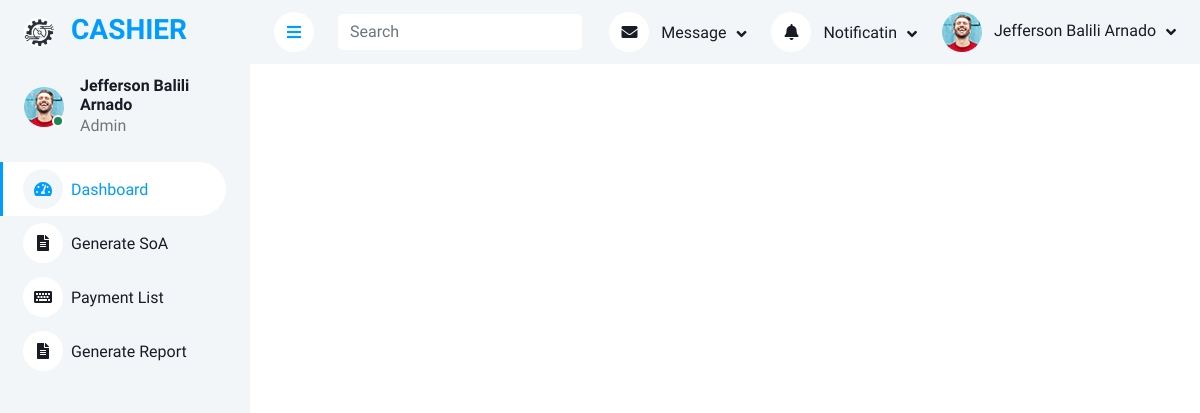
The page /cashier.php (signed in) on the database its author committed.
### tables this page shows
CREATE TABLE `user` (
  `id` int(50) NOT NULL,
  `firstname` varchar(50) NOT NULL,
  `middlename` varchar(50) NOT NULL,
  `lastname` varchar(50) NOT NULL,
  `block` int(50) NOT NULL,
  `lot` int(50) NOT NULL,
  `phase` int(30) NOT NULL,
  `username` varchar(30) NOT NULL,
  `password` varchar(500) NOT NULL,
  `emailadd` varchar(50) NOT NULL,
  `phonenum` bigint(12) NOT NULL,
  `address` varchar(50) NOT NULL,
  `postalcode` int(50) NOT NULL,
  `usertype` varchar(50) NOT NULL,
  `photo` varchar(50) NOT NULL,
  `status` int(1) NOT NULL DEFAULT 0
);

### cashier.php (the view, shortened to what this page needs)
<?php
include('config.php');
$result = $conn->query("SELECT * FROM user WHERE id='" . $_SESSION['session_id'] . "'");
$row = mysqli_fetch_array($result);
?>
<!DOCTYPE html>
<html lang="en">
<head>
    <link href="https://cdnjs.cloudflare.com/ajax/libs/font-awesome/5.10.0/css/all.min.css" rel="stylesheet">
    <link href="https://cdn.jsdelivr.net/npm/bootstrap-icons@1.4.1/font/bootstrap-icons.css" rel="stylesheet">
    <link href="lib/owlcarousel/assets/owl.carousel.min.css" rel="stylesheet">
    <link href="lib/tempusdominus/css/tempusdominus-bootstrap-4.min.css" rel="stylesheet" />
    <link href="css/bootstrap.min.css" rel="stylesheet">
    <link href="css/style.css" rel="stylesheet">
    <link href="https://cdnjs.cloudflare.com/ajax/libs/font-awesome/5.15.4/css/all.min.css" rel="stylesheet">
</head>
<body>
    <div class="container-xxl position-relative bg-white d-flex p-0">
        <div class="sidebar pe-4 pb-3">
            <nav class="navbar bg-light navbar-light">
                <a href="index.html" class="navbar-brand mx-4 mb-3">
                    <h3 class="text-primary">
                        <img src="./assets/img/finallogo.png" alt="My Logo" class="custom-logo">
                        CASHIER
                    </h3>
                </a>
                <div class="d-flex align-items-center ms-4 mb-4">
                    <div class="position-relative">
                        <img class="rounded-circle" src="img/user.jpg" alt="" style="width: 40px; height: 40px;">
                        <div class="bg-success rounded-circle border border-2 border-white position-absolute end-0 bottom-0 p-1"></div>
                    </div>
                    <div class="ms-3">
                        <h6 class="mb-0"><?php echo $row['firstname'] . ' ' . $row['middlename'] . ' ' . $row['lastname']; ?></h6>
                        <span>Admin</span>
                    </div>
                </div>
                <div class="navbar-nav w-100">
                    <a href="cashier.php" class="nav-item nav-link active"><i class="fa fa-tachometer-alt me-2"></i>Dashboard</a>
                    <a href="generate_soa.php" class="nav-item nav-link">
                        <i class="fa fa-file-alt me-2"></i>Generate SoA
                    </a>
                    <a href="cashierlist.php" class="nav-item nav-link"><i class="fa fa-keyboard me-2"></i>Payment List</a>
                    <a href="generate_report.php" class="nav-item nav-link"><i class="fas fa-file-alt me-2"></i>Generate Report</a>
                </div>
            </nav>
        </div>
        <?php include('includes/nav-cashier.php'); ?>
</body>
</html>

### includes/nav-cashier.php (shortened to what this page needs)
<div class="content">
            <nav class="navbar navbar-expand bg-light navbar-light sticky-top px-4 py-0">
                <a href="#" class="sidebar-toggler flex-shrink-0">
                    <i class="fa fa-bars"></i>
                </a>
                <form class="d-none d-md-flex ms-4">
                    <input class="form-control border-0" type="search" placeholder="Search">
                </form>
                <div class="navbar-nav align-items-center ms-auto">
                    <div class="nav-item dropdown">
                        <a href="#" class="nav-link dropdown-toggle" data-bs-toggle="dropdown">
                            <i class="fa fa-envelope me-lg-2"></i>
                            <span class="d-none d-lg-inline-flex">Message</span>
                        </a>
                    </div>
                    <div class="nav-item dropdown">
                        <a href="#" class="nav-link dropdown-toggle" data-bs-toggle="dropdown">
                            <i class="fa fa-bell me-lg-2"></i>
                            <span class="d-none d-lg-inline-flex">Notificatin</span>
                        </a>
                    </div>
                    <div class="nav-item dropdown">
                        <a href="#" class="nav-link dropdown-toggle" data-bs-toggle="dropdown">
                            <img class="rounded-circle me-lg-2" src="img/user.jpg" alt="" style="width: 40px; height: 40px;">
                            <span class="d-none d-lg-inline-flex"><?php echo $row['firstname'] . ' ' . $row['middlename'] . ' ' . $row['lastname']; ?></span>
                        </a>
                    </div>
                </div>
            </nav>

### css/style.css (style rules this page uses)
:root { --primary: #009CFF; --light: #F3F6F9; --dark: #191C24; }
.sidebar { position: fixed; top: 0; left: 0; bottom: 0; width: 250px; height: 100vh; overflow-y: auto; background: var(--light); transition: 0.5s; z-index: 999; }
.content { margin-left: 250px; min-height: 100vh; background: #FFFFFF; transition: 0.5s; }
@media (min-width: 992px) { .sidebar { margin-left: 0; } }
@media (min-width: 992px) { .content { width: calc(100% - 250px); } }
.sidebar .navbar .navbar-nav .nav-link { padding: 7px 20px; color: var(--dark); font-weight: 500; border-left: 3px solid var(--light); border-radius: 0 30px 30px 0; outline: none; }
.sidebar .navbar .navbar-nav .nav-link:hover, .sidebar .navbar .navbar-nav .nav-link.active { color: var(--primary); background: #FFFFFF; border-color: var(--primary); }
.sidebar .navbar .navbar-nav .nav-link i { width: 40px; height: 40px; display: inline-flex; align-items: center; justify-content: center; background: #FFFFFF; border-radius: 40px; }
.sidebar .navbar .navbar-nav .nav-link:hover i, .sidebar .navbar .navbar-nav .nav-link.active i { background: var(--light); }
.content .navbar .navbar-nav .nav-link { margin-left: 25px; padding: 12px 0; color: var(--dark); outline: none; }
.content .navbar .sidebar-toggler, .content .navbar .navbar-nav .nav-link i { width: 40px; height: 40px; display: inline-flex; align-items: center; justify-content: center; background: #FFFFFF; border-radius: 40px; }
.content .navbar .dropdown-toggle::after { margin-left: 6px; vertical-align: middle; border: none; content: "\f107"; font-family: "Font Awesome 5 Free"; font-weight: 900; transition: .5s; }

### cashier.php (style rules this page uses)
.custom-logo { width: 30px; height: auto; margin-right: 10px; vertical-align: middle; }

### rows shown on the page
user: firstname "Jefferson", middlename "Balili", lastname "Arnado"
